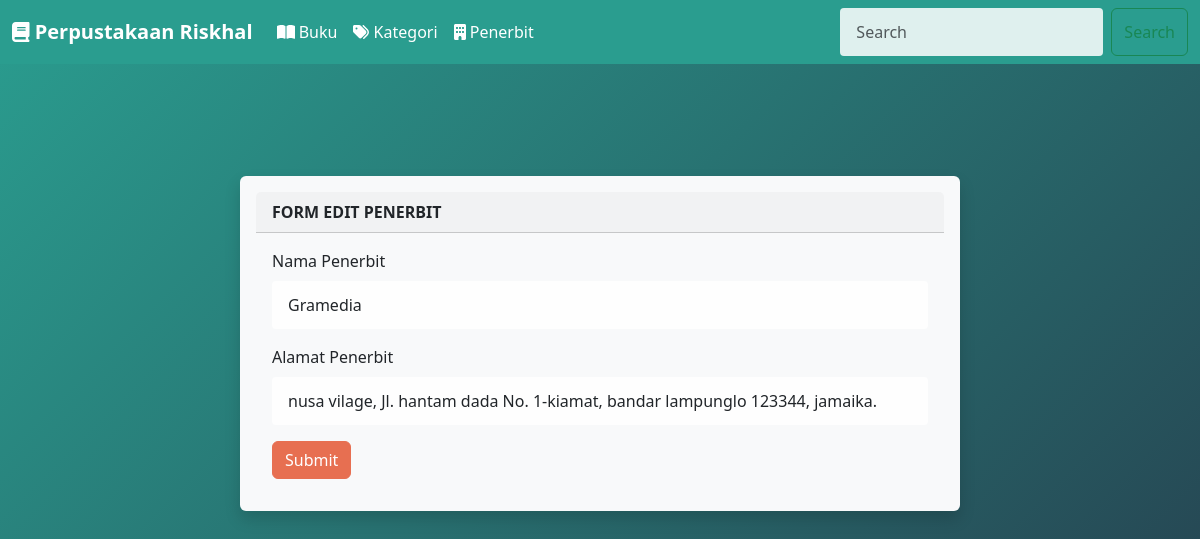
The page /e-library-management-system/penerbit/formedit.php?id=1 on the database its author committed.
### tables this page shows
CREATE TABLE `penerbit` (
  `id` int(11) NOT NULL,
  `nm_penerbit` varchar(100) NOT NULL,
  `al_penerbit` varchar(100) NOT NULL
);

### e-library-management-system/penerbit/formedit.php (the view, shortened to what this page needs)
<?php
include_once("../koneksi.php");
$idedit = $_GET['id'];
$qry = "SELECT * FROM penerbit WHERE id='$idedit'";
$edit = mysqli_query($koneksi,$qry);
$data = mysqli_fetch_array($edit);
?>
<?php
include_once("../header.php");
?>
    <div class="container">
        <div class="row my-5">
            <div class="col-8 m-auto">
                <div class="card shadow p-3 mb-5 bg-body-tertiary rounded">
                    <div class="card-header">
                        <b>FORM EDIT PENERBIT</b>
                    </div>
                    <div class="card-body">
                        <form action="proses_edit.php" method="POST" enctype="multipart/form-data">
                            <div class="mb-3">
                                <label for="exampleInputEmail1" class="form-label">Nama Penerbit</label>
                                <input value="<?=$data['nm_penerbit']?>" readonly name="nm_penerbit" type="text" class="form-control" id="exampleInputEmail1"
                                    aria-describedby="emailHelp">
                            </div>
                            <div class="mb-3">
                                <label for="exampleInputEmail1" class="form-label">Alamat Penerbit</label>
                                <input value="<?=$data['al_penerbit']?>" name="al_penerbit" type="text" class="form-control" id="exampleInputEmail1"
                                    aria-describedby="emailHelp">
                            </div>
                            <button type="submit" class="btn btn-primary">Submit</button>
                        </form>
                    </div>
                </div>
            </div>
        </div>
    </div>
<?php include_once("../footer.php"); ?>

### css/theme.css (style rules this page uses)
:root { --primary-color: #2a9d8f; --secondary-color: #e76f51; --accent-color: #f4a261; --bg-gradient: linear-gradient(135deg, #2a9d8f 0%, #264653 100%); --card-bg: #ffffff; --card-radius: 12px; --card-shadow: 0 4px 15px rgba(0,0,0,0.2); --font-base: 'Segoe UI', Tahoma, Geneva, Verdana, sans-serif; }
body { font-family: var(--font-base); background: var(--bg-gradient); color: #222; }
.card { background: var(--card-bg); border: none; border-radius: var(--card-radius); box-shadow: var(--card-shadow); }
.btn-primary { background-color: var(--secondary-color); border-color: var(--secondary-color); transition: background-color 0.2s ease, transform 0.2s ease; }
.container { padding-top: 2rem; }
.form-control { background: rgba(255,255,255,0.85); border: none; border-radius: 4px; padding: 0.75rem 1rem; }

### rows shown on the page
penerbit: nm_penerbit "Gramedia", al_penerbit "nusa vilage, Jl. hantam dada No. 1-kiamat, bandar lampunglo 123344, jamaika."
